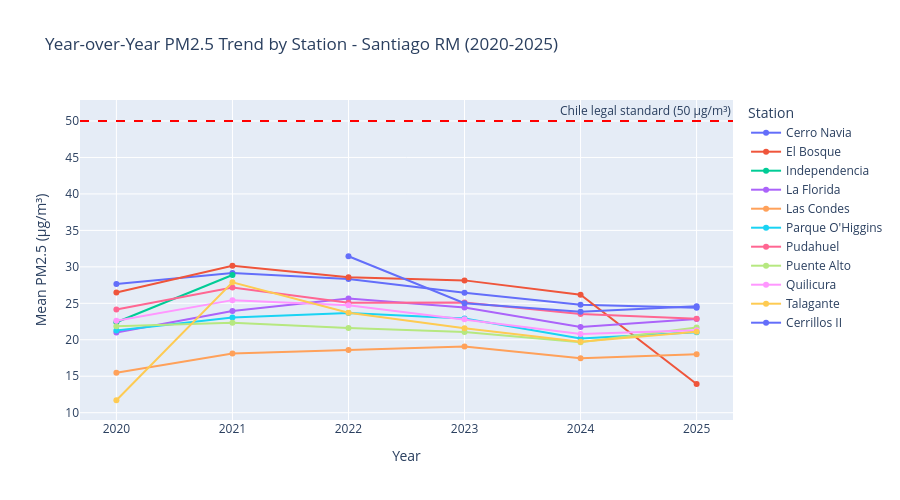

Notebook code for this chart:
### Markdown cell above
## PM2.5 Station Comparison — Mean ± Std by Severity (2020–2025)

Stations are classified by severity based on their mean PM2.5:
High (≥25 µg/m³), Moderate (20–25 µg/m³), and Low (<20 µg/m³).
Error bars show one standard deviation, revealing variability across days.

Key findings:
- **High severity:** El Bosque, Cerro Navia, and Cerrillos II are all 
  peripheral comunas with higher poverty rates, consistent with patterns 
  of environmental inequality in Santiago. Their error bars reach the 
  50 µg/m³ legal threshold, meaning these stations regularly record 
  dangerous daily readings during winter.
- **Low severity:** Las Condes is the only station in the Low category, 
  recording the cleanest air on average, consistent with its status as 
  the wealthiest comuna in the dataset.
- The gap between the most and least polluted stations is approximately 
  9 µg/m³, which is meaningful at chronic exposure levels.

### Code cell
# Year over year trend line per station
yearly_means = air.groupby(['year', 'station'])['pm25_mean'].mean().reset_index()

fig = px.line(
    yearly_means,
    x= 'year',
    y= 'pm25_mean',
    color= 'station',
    markers= True,
    title= 'Year-over-Year PM2.5 Trend by Station - Santiago RM (2020-2025)',
    labels={
        'year': 'Year',
        'pm25_mean': 'Mean PM2.5 (µg/m³)',
        'station': 'Station'
    }
)

fig.add_hline(
    y= 50,
    line_dash= 'dash',
    line_color= 'red',
    annotation_text= 'Chile legal standard (50 µg/m³)',
    annotation_position= 'top right'
)

fig.update_layout(height=500)
fig.write_html('../figures/yearly_trend_by_station.html')
fig.show()

### Figure 1 — Plotly figure (JSON) as saved in the notebook; plotly's stock layout.template omitted (floating-point values rounded to 4 significant figures)
{"data": [{"hovertemplate": "Station=Cerro Navia<br>Year=%{x}<br>Mean PM2.5 (µg/m³)=%{y}<extra></extra>", "legendgroup": "Cerro Navia", "line": {"color": "#636efa", "dash": "solid"}, "marker": {"symbol": "circle"}, "mode": "lines+markers", "name": "Cerro Navia", "orientation": "v", "showlegend": true, "type": "scatter", "x": [2020, 2021, 2022, 2023, 2024, 2025], "xaxis": "x", "y": [27.64, 29.15, 28.33, 26.45, 24.79, 24.4], "yaxis": "y"}, {"hovertemplate": "Station=El Bosque<br>Year=%{x}<br>Mean PM2.5 (µg/m³)=%{y}<extra></extra>", "legendgroup": "El Bosque", "line": {"color": "#EF553B", "dash": "solid"}, "marker": {"symbol": "circle"}, "mode": "lines+markers", "name": "El Bosque", "orientation": "v", "showlegend": true, "type": "scatter", "x": [2020, 2021, 2022, 2023, 2024, 2025], "xaxis": "x", "y": [26.49, 30.15, 28.58, 28.14, 26.19, 13.94], "yaxis": "y"}, {"hovertemplate": "Station=Independencia<br>Year=%{x}<br>Mean PM2.5 (µg/m³)=%{y}<extra></extra>", "legendgroup": "Independencia", "line": {"color": "#00cc96", "dash": "solid"}, "marker": {"symbol": "circle"}, "mode": "lines+markers", "name": "Independencia", "orientation": "v", "showlegend": true, "type": "scatter", "x": [2020, 2021], "xaxis": "x", "y": [22.4, 28.88], "yaxis": "y"}, {"hovertemplate": "Station=La Florida<br>Year=%{x}<br>Mean PM2.5 (µg/m³)=%{y}<extra></extra>", "legendgroup": "La Florida", "line": {"color": "#ab63fa", "dash": "solid"}, "marker": {"symbol": "circle"}, "mode": "lines+markers", "name": "La Florida", "orientation": "v", "showlegend": true, "type": "scatter", "x": [2020, 2021, 2022, 2023, 2024, 2025], "xaxis": "x", "y": [20.99, 23.94, 25.67, 24.42, 21.75, 22.84], "yaxis": "y"}, {"hovertemplate": "Station=Las Condes<br>Year=%{x}<br>Mean PM2.5 (µg/m³)=%{y}<extra></extra>", "legendgroup": "Las Condes", "line": {"color": "#FFA15A", "dash": "solid"}, "marker": {"symbol": "circle"}, "mode": "lines+markers", "name": "Las Condes", "orientation": "v", "showlegend": true, "type": "scatter", "x": [2020, 2021, 2022, 2023, 2024, 2025], "xaxis": "x", "y": [15.49, 18.11, 18.6, 19.09, 17.47, 18.0], "yaxis": "y"}, {"hovertemplate": "Station=Parque O'Higgins<br>Year=%{x}<br>Mean PM2.5 (µg/m³)=%{y}<extra></extra>", "legendgroup": "Parque O'Higgins", "line": {"color": "#19d3f3", "dash": "solid"}, "marker": {"symbol": "circle"}, "mode": "lines+markers", "name": "Parque O'Higgins", "orientation": "v", "showlegend": true, "type": "scatter", "x": [2020, 2021, 2022, 2023, 2024, 2025], "xaxis": "x", "y": [21.26, 23.06, 23.66, 22.91, 20.19, 21.05], "yaxis": "y"}, {"hovertemplate": "Station=Pudahuel<br>Year=%{x}<br>Mean PM2.5 (µg/m³)=%{y}<extra></extra>", "legendgroup": "Pudahuel", "line": {"color": "#FF6692", "dash": "solid"}, "marker": {"symbol": "circle"}, "mode": "lines+markers", "name": "Pudahuel", "orientation": "v", "showlegend": true, "type": "scatter", "x": [2020, 2021, 2022, 2023, 2024, 2025], "xaxis": "x", "y": [24.15, 27.16, 25.08, 25.1, 23.55, 22.89], "yaxis": "y"}, {"hovertemplate": "Station=Puente Alto<br>Year=%{x}<br>Mean PM2.5 (µg/m³)=%{y}<extra></extra>", "legendgroup": "Puente Alto", "line": {"color": "#B6E880", "dash": "solid"}, "marker": {"symbol": "circle"}, "mode": "lines+markers", "name": "Puente Alto", "orientation": "v", "showlegend": true, "type": "scatter", "x": [2020, 2021, 2022, 2023, 2024, 2025], "xaxis": "x", "y": [21.86, 22.34, 21.61, 21.06, 19.65, 21.67], "yaxis": "y"}, {"hovertemplate": "Station=Quilicura<br>Year=%{x}<br>Mean PM2.5 (µg/m³)=%{y}<extra></extra>", "legendgroup": "Quilicura", "line": {"color": "#FF97FF", "dash": "solid"}, "marker": {"symbol": "circle"}, "mode": "lines+markers", "name": "Quilicura", "orientation": "v", "showlegend": true, "type": "scatter", "x": [2020, 2021, 2022, 2023, 2024, 2025], "xaxis": "x", "y": [22.6, 25.44, 24.75, 22.82, 20.8, 21.29], "yaxis": "y"}, {"hovertemplate": "Station=Talagante<br>Year=%{x}<br>Mean PM2.5 (µg/m³)=%{y}<extra></extra>", "legendgroup": "Talagante", "line": {"color": "#FECB52", "dash": "solid"}, "marker": {"symbol": "circle"}, "mode": "lines+markers", "name": "Talagante", "orientation": "v", "showlegend": true, "type": "scatter", "x": [2020, 2021, 2022, 2023, 2024, 2025], "xaxis": "x", "y": [11.71, 27.89, 23.7, 21.56, 19.75, 21.09], "yaxis": "y"}, {"hovertemplate": "Station=Cerrillos II<br>Year=%{x}<br>Mean PM2.5 (µg/m³)=%{y}<extra></extra>", "legendgroup": "Cerrillos II", "line": {"color": "#636efa", "dash": "solid"}, "marker": {"symbol": "circle"}, "mode": "lines+markers", "name": "Cerrillos II", "orientation": "v", "showlegend": true, "type": "scatter", "x": [2022, 2023, 2024, 2025], "xaxis": "x", "y": [31.45, 25.02, 23.85, 24.59], "yaxis": "y"}], "layout": {"annotations": [{"showarrow": false, "text": "Chile legal standard (50 µg/m³)", "x": 1, "xanchor": "right", "xref": "x domain", "y": 50, "yanchor": "bottom", "yref": "y"}], "height": 500, "legend": {"title": {"text": "Station"}, "tracegroupgap": 0}, "shapes": [{"line": {"color": "red", "dash": "dash"}, "type": "line", "x0": 0, "x1": 1, "xref": "x domain", "y0": 50, "y1": 50, "yref": "y"}], "title": {"text": "Year-over-Year PM2.5 Trend by Station - Santiago RM (2020-2025)"}, "xaxis": {"anchor": "y", "domain": [0, 1], "title": {"text": "Year"}}, "yaxis": {"anchor": "x", "domain": [0, 1], "title": {"text": "Mean PM2.5 (µg/m³)"}}}}
